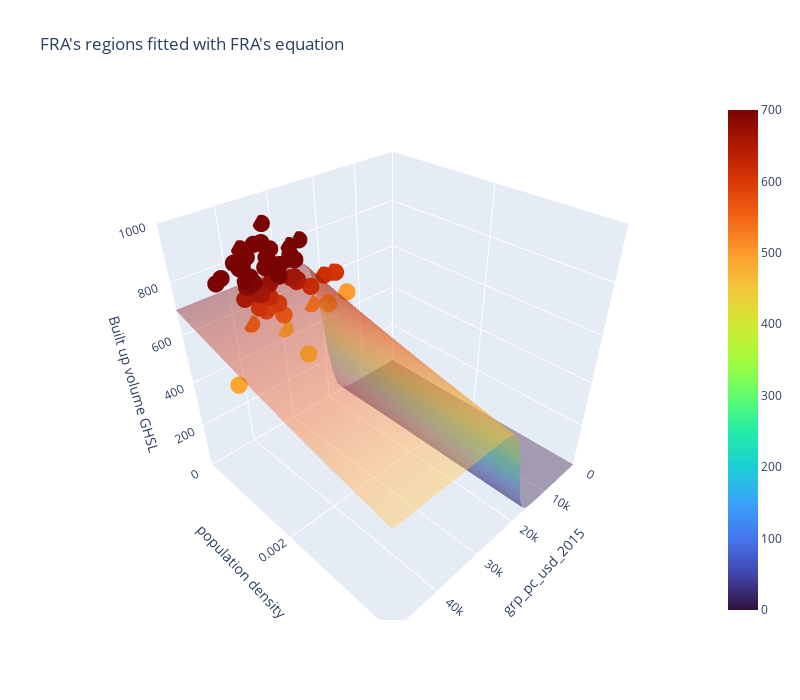
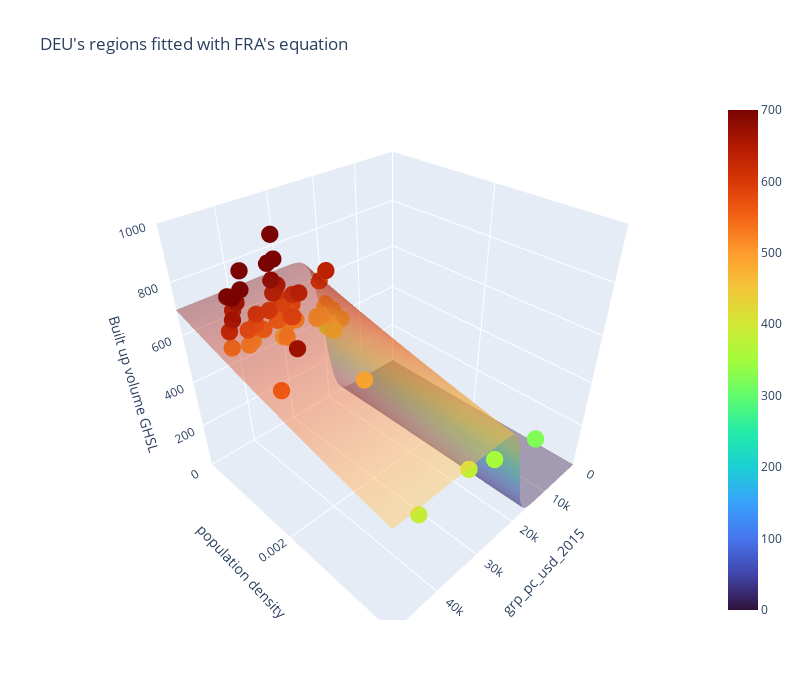

Source (notebook cell) for these figures, in order:
### Markdown cell above
### PART 5.2 : 3D Plot with only one equation for every country

Now we want to compare all the countries to only one fit.

### Code cell
if three_D_plots:    
    if fit_type == 0:
        global_STL_fit_params = STL_fit_handler[best_region_fit].fitted_params
    elif fit_type == 1: 
        global_STL_fit_params = [saturation_fit_handler[best_region_fit].fitted_params[0], saturation_fit_handler[best_region_fit].fitted_params[1], saturation_fit_handler[best_region_fit].fitted_params[2], logistic_fit_handler[best_region_fit].fitted_params[1], logistic_fit_handler[best_region_fit].fitted_params[2]]
    elif fit_type == 2:
        global_STL_fit_params = my_own_fit      

    # Create a meshgrid of x and y values
    x = np.linspace(x_min, x_max, 50)
    y = np.linspace(y_min, y_max, 50)
    x_grid, y_grid = np.meshgrid(x, y)

    z = STL([x_grid,y_grid], global_STL_fit_params[0], global_STL_fit_params[1], global_STL_fit_params[2], global_STL_fit_params[3], global_STL_fit_params[4])    

    cmin = np.min(z)
    cmax = np.max(z)

    for j in range(len(regions)):
        try:            
            # Create the surface plot using Plotly
            fig = go.Figure(data=[
                go.Surface(
                    z=z, 
                    x=x_grid, 
                    y=y_grid, 
                    colorscale="Turbo", 
                    cmin=cmin,
                    cmax=cmax,
                    opacity=0.4),
                go.Scatter3d(
                    x=df_gdp_cap_region_handler[j], y=df_pop_density_region_handler[j], z=df_built_up_region_handler[j],
                    mode='markers',  # Use 'markers' for scatter plot
                    marker=dict(
                        size=6,  # Size of the points
                        color=df_built_up_region_handler[j],  # Color of the points
                        colorscale='Turbo',  # Colorscale for the points
                        cmin=cmin,
                        cmax=cmax,
                        opacity=1.0
                    )
                ),
                
                ]
                )
        
            # Customize the layout
            fig.update_layout(title=regions[j].name + "'s regions fitted with " + regions[best_region_fit].name + "'s equation",
                            scene=dict(
                                xaxis=dict(title='grp_pc_usd_2015', range=[x_min, x_max]),
                                yaxis=dict(title='population density', range=[y_min, y_max]),
                                zaxis=dict(title=y_col, range=[z_min, z_max]),
                            ),
                            width=800, height=700)
        
            # Show the plot
            fig.show()
        except Exception as e:
            print(region.name, "\n", e)

### Figure 1 — Plotly figure (JSON) as saved in the notebook; plotly's stock layout.template omitted (floating-point values rounded to 4 significant figures; data arrays with more than 128 entries replaced by an {"elided": "..."} marker saying what was removed)
{"data": [{"cmax": 700.0, "cmin": 9.671e-07, "colorscale": [[0, "#30123b"], [0.07143, "#4145ab"], [0.1429, "#4675ed"], [0.2143, "#39a2fc"], [0.2857, "#1bcfd4"], [0.3571, "#24eca6"], [0.4286, "#61fc6c"], [0.5, "#a4fc3b"], [0.5714, "#d1e834"], [0.6429, "#f3c63a"], [0.7143, "#fe9b2d"], [0.7857, "#f36315"], [0.8571, "#d93806"], [0.9286, "#b11901"], [1, "#7a0402"]], "opacity": 0.4, "type": "surface", "x": {"elided": "50x50 float values"}, "y": {"elided": "50x50 float values"}, "z": {"elided": "50x50 float values"}}, {"marker": {"cmax": 700.0, "cmin": 9.671e-07, "color": [614.2, 652.1, 731.4, 752.7, 776.3, 475.0, 573.8, 655.5, 722.2, 798.0, 498.8, 581.4, 645.8, 694.8, 745.5, 607.7, 695.2, 784.4, 838.4, 899.7, 449.8, 506.7, 535.1, 565.7, 594.5, 661.8, 718.8, 777.1, 538.4, 607.1, 658.1, 701.7, 449.2, 458.0, 486.7, 473.6, 473.9, 488.1, 573.2, 639.1, 697.7, 755.9, 614.9, 722.1, 774.0, 832.4, 692.2, 792.5, 807.1, 835.1, 605.9, 673.5, 754.3, 802.3, 843.5, 660.9, 742.9, 771.8, 813.2], "colorscale": [[0, "#30123b"], [0.07143, "#4145ab"], [0.1429, "#4675ed"], [0.2143, "#39a2fc"], [0.2857, "#1bcfd4"], [0.3571, "#24eca6"], [0.4286, "#61fc6c"], [0.5, "#a4fc3b"], [0.5714, "#d1e834"], [0.6429, "#f3c63a"], [0.7143, "#fe9b2d"], [0.7857, "#f36315"], [0.8571, "#d93806"], [0.9286, "#b11901"], [1, "#7a0402"]], "opacity": 1, "size": 6}, "mode": "markers", "type": "scatter3d", "x": [19910.0, 37880.0, 29940.0, 42890.0, 38230.0, 18990.0, 33760.0, 26780.0, 35970.0, 31290.0, 14500.0, 31140.0, 26480.0, 36690.0, 33240.0, 17700.0, 35380.0, 27220.0, 37220.0, 32360.0, 29810.0, 23090.0, 36930.0, 31260.0, 35200.0, 27730.0, 37280.0, 32500.0, 30910.0, 24240.0, 35160.0, 31090.0, 31880.0, 58740.0, 47320.0, 74710.0, 66650.0, 19590.0, 33960.0, 26680.0, 37310.0, 32020.0, 32460.0, 26220.0, 37230.0, 33140.0, 31710.0, 24960.0, 36670.0, 33060.0, 17080.0, 32460.0, 27490.0, 39090.0, 34860.0, 35680.0, 27980.0, 42170.0, 36920.0], "y": [8.541e-05, 9.4e-05, 9.869e-05, 0.0001068, 0.0001127, 5.496e-05, 5.644e-05, 5.703e-05, 5.869e-05, 5.856e-05, 9.801e-05, 0.0001031, 0.000108, 0.000118, 0.000123, 5.558e-05, 5.998e-05, 6.201e-05, 6.449e-05, 6.512e-05, 2.912e-05, 3.086e-05, 3.612e-05, 3.949e-05, 9.179e-05, 9.4e-05, 9.629e-05, 9.66e-05, 0.0001813, 0.0001841, 0.000187, 0.0001886, 0.0008195, 0.0008828, 0.0009139, 0.0009775, 0.001013, 9.801e-05, 0.0001042, 0.000107, 0.0001103, 0.0001109, 6.067e-05, 6.283e-05, 6.815e-05, 7.093e-05, 6.221e-05, 6.706e-05, 7.551e-05, 8.054e-05, 8.788e-05, 9.558e-05, 0.0001016, 0.0001117, 0.0001183, 0.0001376, 0.0001468, 0.0001584, 0.0001634], "z": [614.2, 652.1, 731.4, 752.7, 776.3, 475.0, 573.8, 655.5, 722.2, 798.0, 498.8, 581.4, 645.8, 694.8, 745.5, 607.7, 695.2, 784.4, 838.4, 899.7, 449.8, 506.7, 535.1, 565.7, 594.5, 661.8, 718.8, 777.1, 538.4, 607.1, 658.1, 701.7, 449.2, 458.0, 486.7, 473.6, 473.9, 488.1, 573.2, 639.1, 697.7, 755.9, 614.9, 722.1, 774.0, 832.4, 692.2, 792.5, 807.1, 835.1, 605.9, 673.5, 754.3, 802.3, 843.5, 660.9, 742.9, 771.8, 813.2]}], "layout": {"height": 700, "scene": {"xaxis": {"range": [0, 50000], "title": {"text": "grp_pc_usd_2015"}}, "yaxis": {"range": [0, 0.004], "title": {"text": "population density"}}, "zaxis": {"range": [0, 1000], "title": {"text": "Built up volume GHSL"}}}, "title": {"text": "FRA's regions fitted with FRA's equation"}, "width": 800}}

### Figure 2 — Plotly figure (JSON) as saved in the notebook; plotly's stock layout.template omitted (floating-point values rounded to 4 significant figures; data arrays with more than 128 entries replaced by an {"elided": "..."} marker saying what was removed)
{"data": [{"cmax": 700.0, "cmin": 9.671e-07, "colorscale": [[0, "#30123b"], [0.07143, "#4145ab"], [0.1429, "#4675ed"], [0.2143, "#39a2fc"], [0.2857, "#1bcfd4"], [0.3571, "#24eca6"], [0.4286, "#61fc6c"], [0.5, "#a4fc3b"], [0.5714, "#d1e834"], [0.6429, "#f3c63a"], [0.7143, "#fe9b2d"], [0.7857, "#f36315"], [0.8571, "#d93806"], [0.9286, "#b11901"], [1, "#7a0402"]], "opacity": 0.4, "type": "surface", "x": {"elided": "50x50 float values"}, "y": {"elided": "50x50 float values"}, "z": {"elided": "50x50 float values"}}, {"marker": {"cmax": 700.0, "cmin": 9.671e-07, "color": [473.0, 497.9, 536.1, 568.9, 598.2, 459.7, 486.1, 530.8, 578.1, 614.4, 322.2, 353.7, 383.1, 387.8, 380.3, 599.1, 683.8, 753.0, 449.2, 563.4, 668.6, 714.7, 728.8, 536.2, 559.4, 568.3, 573.4, 474.3, 518.6, 560.9, 603.5, 621.9, 487.3, 588.1, 652.4, 422.0, 491.3, 565.6, 641.4, 700.8, 436.5, 504.7, 577.3, 628.5, 665.6, 466.5, 539.5, 610.0, 670.9, 712.3, 456.3, 563.4, 642.1, 725.0, 808.4, 461.1, 536.6, 590.3, 636.7, 764.0, 856.9, 394.2, 446.6, 495.5, 552.5, 592.5, 470.9, 564.5, 637.2], "colorscale": [[0, "#30123b"], [0.07143, "#4145ab"], [0.1429, "#4675ed"], [0.2143, "#39a2fc"], [0.2857, "#1bcfd4"], [0.3571, "#24eca6"], [0.4286, "#61fc6c"], [0.5, "#a4fc3b"], [0.5714, "#d1e834"], [0.6429, "#f3c63a"], [0.7143, "#fe9b2d"], [0.7857, "#f36315"], [0.8571, "#d93806"], [0.9286, "#b11901"], [1, "#7a0402"]], "opacity": 1, "size": 6}, "mode": "markers", "type": "scatter3d", "x": [24110.0, 39700.0, 36470.0, 51440.0, 52310.0, 22950.0, 38010.0, 36430.0, 52170.0, 53340.0, 15360.0, 25510.0, 31240.0, 43210.0, 46330.0, 21250.0, 32060.0, 32480.0, 30080.0, 45940.0, 41590.0, 57500.0, 54060.0, 63250.0, 56480.0, 76190.0, 72550.0, 23330.0, 43150.0, 39570.0, 53990.0, 51280.0, 20220.0, 30290.0, 30790.0, 20220.0, 30120.0, 28770.0, 41100.0, 41760.0, 22790.0, 33680.0, 31970.0, 44760.0, 43880.0, 19530.0, 30010.0, 28730.0, 40460.0, 39350.0, 20130.0, 31550.0, 29260.0, 42420.0, 40300.0, 20970.0, 32830.0, 34310.0, 19840.0, 31320.0, 31280.0, 20750.0, 31560.0, 28390.0, 37180.0, 36800.0, 19970.0, 30690.0, 32360.0], "y": [0.0002584, 0.0002787, 0.0002923, 0.0002998, 0.0003075, 0.0001465, 0.0001626, 0.0001733, 0.0001784, 0.0001854, 0.00393, 0.003855, 0.003804, 0.003867, 0.004059, 8.798e-05, 8.495e-05, 8.469e-05, 0.001855, 0.001748, 0.001676, 0.001673, 0.001721, 0.002187, 0.002332, 0.002428, 0.002505, 0.0002678, 0.0002793, 0.000287, 0.0002875, 0.0002961, 7.916e-05, 7.305e-05, 7.127e-05, 0.0001525, 0.0001612, 0.000167, 0.0001677, 0.0001684, 0.0005232, 0.0005277, 0.0005306, 0.0005269, 0.000528, 0.000199, 0.0002018, 0.0002038, 0.0002028, 0.0002059, 0.0004516, 0.000435, 0.0004239, 0.0004045, 0.0003933, 0.0002441, 0.0002282, 0.0002234, 0.0001291, 0.0001148, 0.0001083, 0.0001626, 0.0001749, 0.0001831, 0.0001867, 0.0001906, 0.0001514, 0.0001391, 0.000133], "z": [473.0, 497.9, 536.1, 568.9, 598.2, 459.7, 486.1, 530.8, 578.1, 614.4, 322.2, 353.7, 383.1, 387.8, 380.3, 599.1, 683.8, 753.0, 449.2, 563.4, 668.6, 714.7, 728.8, 536.2, 559.4, 568.3, 573.4, 474.3, 518.6, 560.9, 603.5, 621.9, 487.3, 588.1, 652.4, 422.0, 491.3, 565.6, 641.4, 700.8, 436.5, 504.7, 577.3, 628.5, 665.6, 466.5, 539.5, 610.0, 670.9, 712.3, 456.3, 563.4, 642.1, 725.0, 808.4, 461.1, 536.6, 590.3, 636.7, 764.0, 856.9, 394.2, 446.6, 495.5, 552.5, 592.5, 470.9, 564.5, 637.2]}], "layout": {"height": 700, "scene": {"xaxis": {"range": [0, 50000], "title": {"text": "grp_pc_usd_2015"}}, "yaxis": {"range": [0, 0.004], "title": {"text": "population density"}}, "zaxis": {"range": [0, 1000], "title": {"text": "Built up volume GHSL"}}}, "title": {"text": "DEU's regions fitted with FRA's equation"}, "width": 800}}
